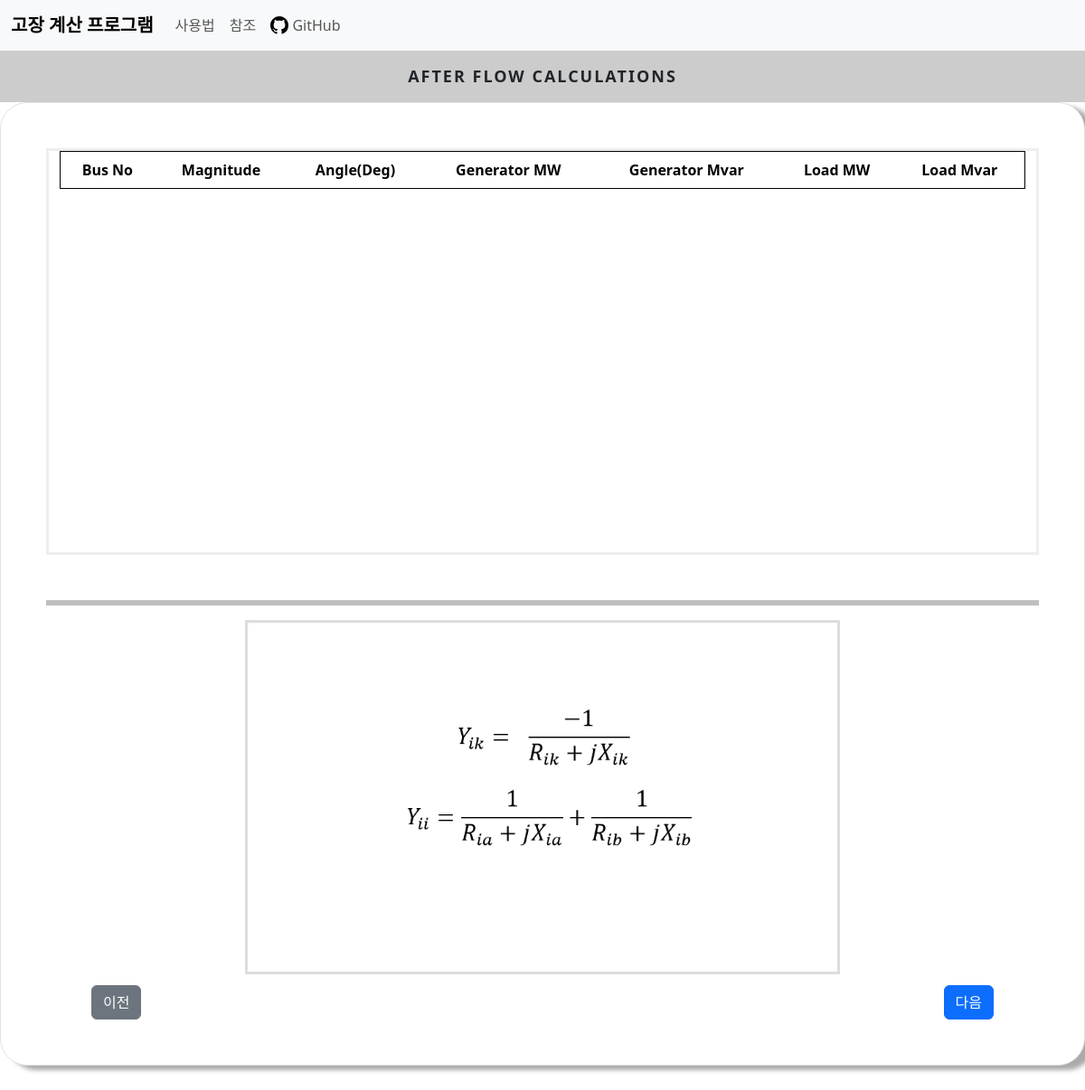
/flow/, run on an earlier commit of the app's database.
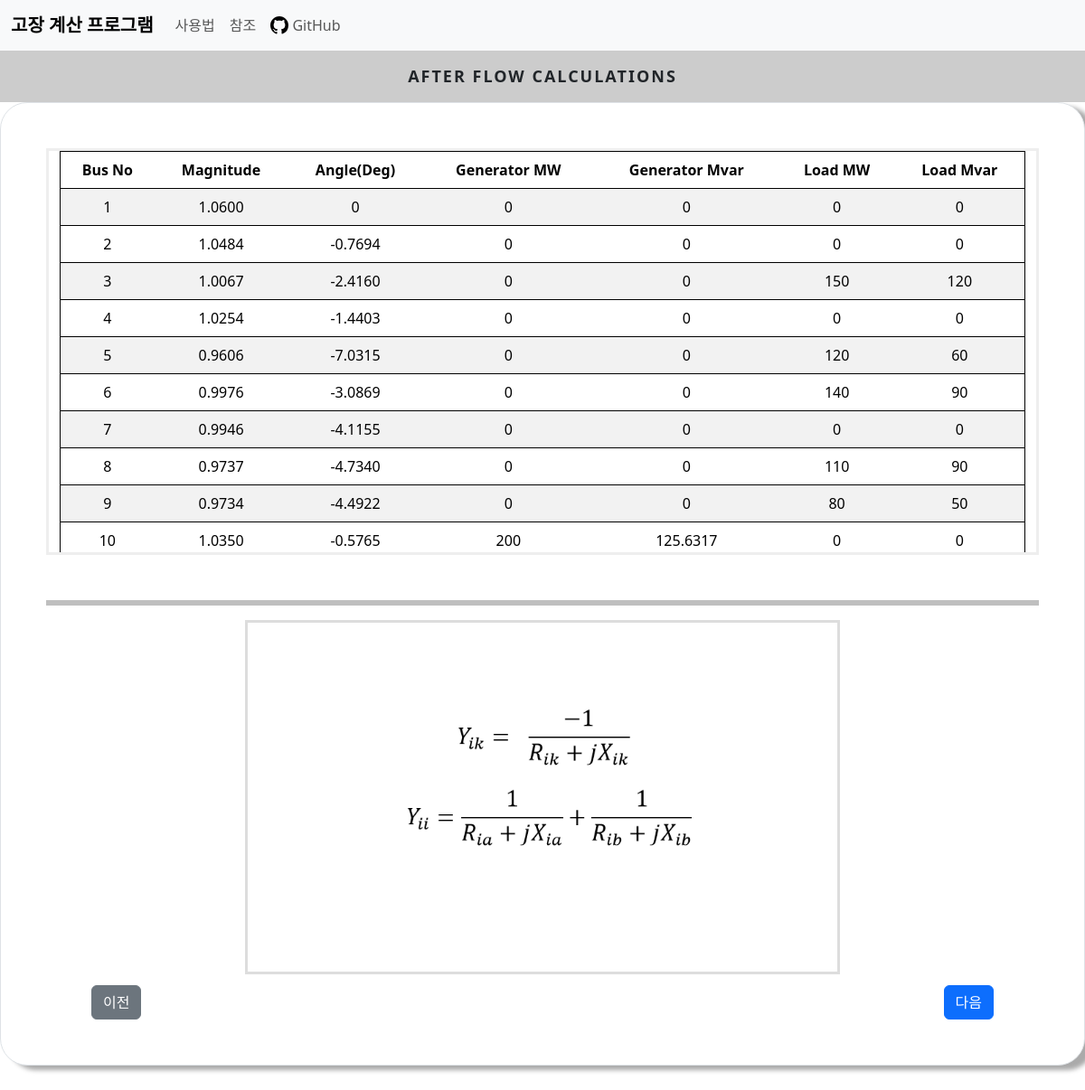
And on a later commit of the database.
### cal/models.py (models this page shows)
class Afterflow(models.Model):
    Bus_No =models.SmallIntegerField()
    Voltage_Mag = models.FloatField(default=0)
    Voltage_Deg = models.FloatField(default=0)
    Generator_MW = models.FloatField(default=0)
    Generator_Mvar = models.FloatField(default=0)
    Load_MW = models.FloatField(default=0)
    Load_Mvar = models.FloatField(default=0)

### cal/views.py (the view)
# urls.py: path('flow/',views.flow, name='flow'),
def flow(request):
    afterflow=Afterflow.objects.all()
    fault_con = FaultCondition.objects.get(to_find=True)
    context={'afterflow':afterflow, 'fault_con':fault_con}
    return render(request,'cal/flow.html',context=context)

### cal/templates/cal/flow.html (shortened to what this page needs)
{% extends './base.html'%}
{% load static %}
{% block css %}
<link rel="stylesheet" href="{% static 'cal/css/table_label.css'%}">
<link rel="stylesheet" href="{% static 'cal/css/solution_img.css'%}">
{% endblock css %}
{% block content %}
<div class="main">
    <div class="tab">
      <label for="tab-1">After Flow calculations</label>
    </div>
    <div class="content">
      <div class="content-dis">
        <div class="border">
          <div class="container  fault">
            <table class="table table-striped">
              <thead>
                <tr>
                  <td>Bus No</td>
                  <td>Magnitude</td>
                  <td>Angle(Deg)</td>
                  <td>Generator MW</td>
                  <td>Generator Mvar</td>
                  <td>Load MW</td>
                  <td>Load Mvar</td>
                </tr>
              </thead>
              <tbody>
                {% for i in afterflow %}
                <tr>
                  <td>{{i.Bus_No}}</td>
                  <td>{{i.Voltage_Mag|floatformat:-4}}</td>
                  <td>{{i.Voltage_Deg|floatformat:-4}}</td>
                  <td>{{i.Generator_MW|floatformat:-4}}</td>
                  <td>{{i.Generator_Mvar|floatformat:-4}}</td>
                  <td>{{i.Load_MW|floatformat:-4}}</td>
                  <td>{{i.Load_Mvar|floatformat:-4}}</td>
                </tr>
                {% endfor %}
              </tbody>
            </table>
          </div>
          <a class="btn btn-secondary prev" href="{% url 'initial' %}">이전</a>
          {% if fault_con.is_bus_fault %}
            {% if fault_con.fault_type == 0 %}
              <a class="btn btn-primary next" href="{% url 'ybus' %}">다음</a>
            {% else%}
              <a class="btn btn-primary next" href="{% url 'transformer' %}">다음</a>
            {% endif %}
          {% else %}
            <a class="btn btn-primary next" href="{% url 'slider' %}">다음</a>
          {% endif %}
          <hr>
          {% if fault_con.is_bus_fault %}
            {% if fault_con.fault_type == 0 %}
              {% if fault_con.is_shunt %}
                {% if fault_con.is_load_effect %}
                  <img src="{% static 'cal/images/ybusbload.png'%}">
                {% else %}
                  <img src="{% static 'cal/images/ybusb.png'%}">
                {% endif %}
              {% else %}
                {% if fault_con.is_load_effect %}
                  <img src="{% static 'cal/images/ybusload.png'%}">
                {% else %}
                  <img src="{% static 'cal/images/ybus.png'%}">
                {% endif %}
              {% endif%}
            {% else%}
              <img src="{% static 'cal/images/zero-sequence.png'%}">
            {% endif %}
          {% else %}
            <img src="{% static 'cal/images/slider.png'%}">
          {% endif %}
        </div>
      </div>
    </div>
  </div>
{% endblock content%}

What changed in the data, as far as the page shows it:
added Afterflow: Bus_No "1", Voltage_Mag "1.0600", Voltage_Deg "0", Generator_MW "0", Generator_Mvar "0", Load_MW "0", Load_Mvar "0"
added Afterflow: Bus_No "2", Voltage_Mag "1.0484", Voltage_Deg "-0.7694", Generator_MW "0", Generator_Mvar "0", Load_MW "0", Load_Mvar "0"
added Afterflow: Bus_No "3", Voltage_Mag "1.0067", Voltage_Deg "-2.4160", Generator_MW "0", Generator_Mvar "0", Load_MW "150", Load_Mvar "120"
added Afterflow: Bus_No "4", Voltage_Mag "1.0254", Voltage_Deg "-1.4403", Generator_MW "0", Generator_Mvar "0", Load_MW "0", Load_Mvar "0"
added Afterflow: Bus_No "5", Voltage_Mag "0.9606", Voltage_Deg "-7.0315", Generator_MW "0", Generator_Mvar "0", Load_MW "120", Load_Mvar "60"
added Afterflow: Bus_No "6", Voltage_Mag "0.9976", Voltage_Deg "-3.0869", Generator_MW "0", Generator_Mvar "0", Load_MW "140", Load_Mvar "90"
added Afterflow: Bus_No "7", Voltage_Mag "0.9946", Voltage_Deg "-4.1155", Generator_MW "0", Generator_Mvar "0", Load_MW "0", Load_Mvar "0"
added Afterflow: Bus_No "8", Voltage_Mag "0.9737", Voltage_Deg "-4.7340", Generator_MW "0", Generator_Mvar "0", Load_MW "110", Load_Mvar "90"
added Afterflow: Bus_No "9", Voltage_Mag "0.9734", Voltage_Deg "-4.4922", Generator_MW "0", Generator_Mvar "0", Load_MW "80", Load_Mvar "50"
added Afterflow: Bus_No "10", Voltage_Mag "1.0350", Voltage_Deg "-0.5765", Generator_MW "200", Generator_Mvar "125.6317", Load_MW "0", Load_Mvar "0"
